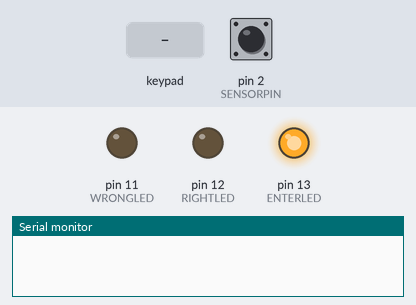
Recording of a sketch running on a simulated Arduino Uno, built with avr-gcc and run on an emulated ATmega328P. Parts: output pins drawn as LEDs (lit = HIGH), the last lines printed to the serial monitor. The inputs (shaded band) are chosen by the test bench; at power-on: pin 2 (SENSORPIN) HIGH.

Above: at 1.2 s.
1.3 s: keypad keys 3 4 5 6 pressed 0.4 s apart
At 3.1 s:
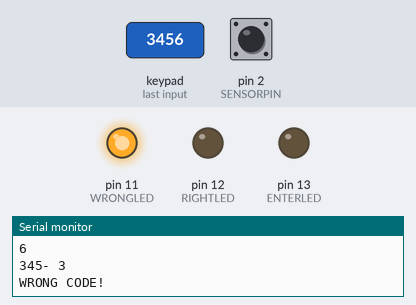
5.9 s: key '*' pressed
At 7.1 s:
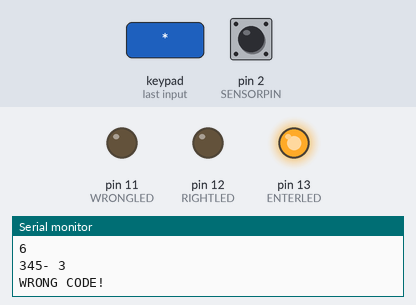
7.4 s: key '#' pressed
At 8.1 s:
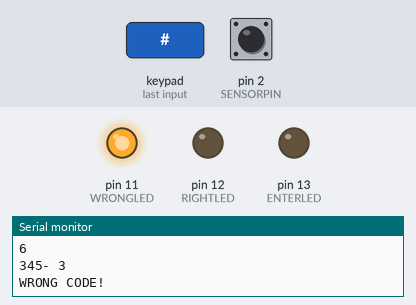
Timing chart, 0 to 10.4 s (numbered marks = the images above; inputs shaded):
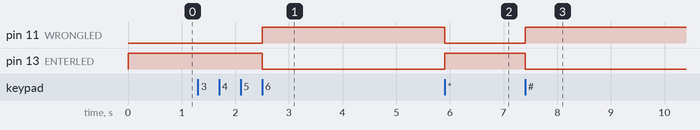

Measured:
- after the input at 1.3 s, pin 11 (WRONGLED): LOW → HIGH after 1.2 s; pin 13 (ENTERLED): HIGH → LOW after 1.2 s
- after the input at 5.9 s, pin 11 (WRONGLED): HIGH → LOW at once; pin 13 (ENTERLED): LOW → HIGH at once
- after the input at 7.4 s, pin 11 (WRONGLED): LOW → HIGH at once; pin 13 (ENTERLED): HIGH → LOW at once

The sketch:

AlarmWithAndrew.pde
```cpp
// Keypad example from http://www.arduino.cc/playground/Main/KeypadTutorial

#include <Keypad.h>

#define ROWS 4
#define COLS 4

char keys[ROWS][COLS] = {
  {'1', '4', '7', '*'},
  {'2', '5', '8', '0'},
  {'3', '6', '9', '#'},
  {'A', 'B', 'C', 'D'}
};

// This is arduino pins not keypad pins!
byte rowPins[ROWS] = { 3, 4, 5, 6 };
byte colPins[COLS] = { 7, 8, 9, 10 };

Keypad kpd = Keypad( makeKeymap(keys), rowPins, colPins, ROWS, COLS );

#define SENSORPIN 2
#define ENTERLED 13
#define RIGHTLED 12
#define WRONGLED 11
boolean codeOk = true;

char entered[4];
unsigned long lastEvent = 0;

void enter()
{
  int i;

  digitalWrite(ENTERLED, HIGH);
  digitalWrite(RIGHTLED, LOW);
  digitalWrite(WRONGLED, LOW);
  codeOk = false;

  for(i = 0; i < 4; i++)
    entered[i] = '\0';
}

void drawopen(void)
{
  if(!codeOk)
  {
    digitalWrite(ENTERLED, LOW);
    digitalWrite(WRONGLED, HIGH);
  }
}

void setup()
{
  pinMode(ENTERLED, OUTPUT);
  pinMode(RIGHTLED, OUTPUT);
  pinMode(WRONGLED, OUTPUT);

  attachInterrupt(0, drawopen, FALLING);

  lastEvent = millis();
  enter();
  Serial.begin(115200);
}

void loop()
{
  char key = kpd.getKey();
  int i;

  if(millis() - lastEvent > 60000)
    enter();

  if(key)  // same as if(key != NO_KEY)
  {
    lastEvent = millis();
    switch (key)
    {
      case '*':
        enter();
        break;

      case '#':
        digitalWrite(WRONGLED, HIGH);
        digitalWrite(ENTERLED, LOW);
        break;

      default:
        Serial.println(key);

        for(i = 0; i < 4; i++)
          if(entered[i] == '\0')
            Serial.print('-');
          else
            Serial.print(entered[i]);

        for(i = 0; i < 4; i++)
        {
          if(entered[i] == '\0')
          {
            entered[i] = key;
            break;
          }
        }

        Serial.print(' ');
        Serial.println(i);

        if(i == 3)
        {
          digitalWrite(ENTERLED, LOW);
          if(entered[0] == '1' && entered[1] == '2' && entered[2] == '3' && entered[3] == '4')
          {
            Serial.println("CORRECT CODE!");
            digitalWrite(RIGHTLED, HIGH);
            codeOk = true;
          }
          else
          {
            Serial.println("WRONG CODE!");
            digitalWrite(WRONGLED, HIGH);
          }
        }
      }
  }
}
```
